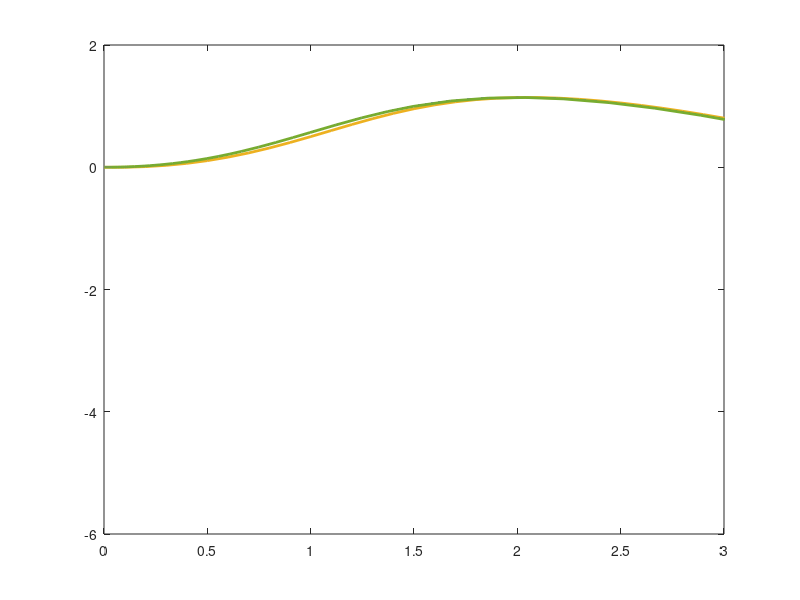

MATLAB code for this plot: (Note: this script raises an error after producing the figure.)
clear;
clc;
clf("reset");

%% Question 1
function [t, y] = compute_y(h, y_0)
  t = 0:h:10;
  y = zeros(size(t));
  y(1) = y_0;
  dy_dt = @(t, y) sin(t + y);
  for i = 2:length(t)
    y(i) = y(i - 1) + dy_dt(t(i-1), y(i-1)) * h;
  end
  plot(t,y);
  hold on;
end

% Part (a)
[t1, y1] = compute_y(0.1, 0);

% Part (b)
[t2, y2] = compute_y(10e-6, 0);

% Part (c)
plot(t1, y1, "LineWidth", 2);
hold on;
plot(t2, y2, "LineWidth", 2);
xlim([0 3]);


%% Question 2
% Part (a)
dy_dt = @(t, y) sin(t + y);
[T, Y] = ode45(dy_dt, [0, 10], 0);

% Part (b)
plot(T, Y, "LineWidth", 2);

% Part (c)
solution = ode45(dy_dt, [0, 10], 0);
yVal = deval(solution, 1.3)


%% Question 3
rhs = @(t, y) t - y;
y0_vec = -0.5:0.0001:0.5;
soln = ode45(rhs, [0, 1], y0_vec);
y1_vec = deval(soln, 1);
[err, index] = min(abs(y1_vec - 0.5));
best_y0_estimate = y0_vec(index)
best_soln = ode45(rhs, [0, 1], best_y0_estimate);
figure();
plot(best_soln.x, best_soln.y);
